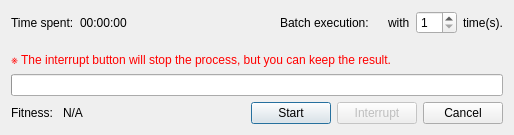
<?xml version="1.0" encoding="UTF-8"?>
<ui version="4.0">
 <class>Dialog</class>
 <widget class="QDialog" name="Dialog">
  <property name="geometry">
   <rect>
    <x>0</x>
    <y>0</y>
    <width>514</width>
    <height>135</height>
   </rect>
  </property>
  <property name="windowTitle">
   <string>Dimensional Synthesis</string>
  </property>
  <property name="windowIcon">
   <iconset resource="../../../../icons.qrc">
    <normaloff>:/icons/dimensional_synthesis.png</normaloff>:/icons/dimensional_synthesis.png</iconset>
  </property>
  <property name="modal">
   <bool>true</bool>
  </property>
  <layout class="QVBoxLayout" name="verticalLayout">
   <item>
    <layout class="QHBoxLayout" name="horizontalLayout_2">
     <item>
      <widget class="QLabel" name="label_6">
       <property name="text">
        <string>Time spent:</string>
       </property>
      </widget>
     </item>
     <item>
      <widget class="QLabel" name="time_label">
       <property name="text">
        <string>00:00:00</string>
       </property>
      </widget>
     </item>
     <item>
      <spacer name="horizontalSpacer_2">
       <property name="orientation">
        <enum>Qt::Horizontal</enum>
       </property>
       <property name="sizeHint" stdset="0">
        <size>
         <width>40</width>
         <height>20</height>
        </size>
       </property>
      </spacer>
     </item>
     <item>
      <widget class="QLabel" name="label_4">
       <property name="text">
        <string>Batch execution:</string>
       </property>
      </widget>
     </item>
     <item>
      <widget class="QLabel" name="batch_label"/>
     </item>
     <item>
      <widget class="QLabel" name="label_7">
       <property name="text">
        <string>with</string>
       </property>
      </widget>
     </item>
     <item>
      <widget class="QSpinBox" name="loopTime">
       <property name="minimum">
        <number>1</number>
       </property>
       <property name="maximum">
        <number>10</number>
       </property>
      </widget>
     </item>
     <item>
      <widget class="QLabel" name="label_5">
       <property name="text">
        <string>time(s).</string>
       </property>
      </widget>
     </item>
    </layout>
   </item>
   <item>
    <spacer name="verticalSpacer">
     <property name="orientation">
      <enum>Qt::Vertical</enum>
     </property>
     <property name="sizeHint" stdset="0">
      <size>
       <width>20</width>
       <height>40</height>
      </size>
     </property>
    </spacer>
   </item>
   <item>
    <widget class="QLabel" name="label_2">
     <property name="text">
      <string>&lt;html&gt;&lt;head/&gt;&lt;body&gt;&lt;p&gt;&lt;span style=&quot; color:#ff0000;&quot;&gt;※ The interrupt button will stop the process, but you can keep the result.&lt;/span&gt;&lt;/p&gt;&lt;/body&gt;&lt;/html&gt;</string>
     </property>
     <property name="wordWrap">
      <bool>true</bool>
     </property>
    </widget>
   </item>
   <item>
    <widget class="QProgressBar" name="progressBar"/>
   </item>
   <item>
    <layout class="QHBoxLayout" name="horizontalLayout">
     <property name="spacing">
      <number>6</number>
     </property>
     <item>
      <widget class="QLabel" name="label_3">
       <property name="text">
        <string>Fitness: </string>
       </property>
      </widget>
     </item>
     <item>
      <widget class="QLabel" name="fitness_label">
       <property name="text">
        <string>N/A</string>
       </property>
      </widget>
     </item>
     <item>
      <spacer name="horizontalSpacer">
       <property name="orientation">
        <enum>Qt::Horizontal</enum>
       </property>
       <property name="sizeHint" stdset="0">
        <size>
         <width>40</width>
         <height>20</height>
        </size>
       </property>
      </spacer>
     </item>
     <item>
      <widget class="QPushButton" name="start_button">
       <property name="text">
        <string>Start</string>
       </property>
      </widget>
     </item>
     <item>
      <widget class="QPushButton" name="interrupt_button">
       <property name="enabled">
        <bool>false</bool>
       </property>
       <property name="text">
        <string>Interrupt</string>
       </property>
      </widget>
     </item>
     <item>
      <widget class="QDialogButtonBox" name="button_box">
       <property name="sizePolicy">
        <sizepolicy hsizetype="Fixed" vsizetype="Fixed">
         <horstretch>0</horstretch>
         <verstretch>0</verstretch>
        </sizepolicy>
       </property>
       <property name="standardButtons">
        <set>QDialogButtonBox::Cancel</set>
       </property>
      </widget>
     </item>
    </layout>
   </item>
  </layout>
 </widget>
 <resources>
  <include location="../../../../icons.qrc"/>
 </resources>
 <connections>
  <connection>
   <sender>button_box</sender>
   <signal>rejected()</signal>
   <receiver>Dialog</receiver>
   <slot>reject()</slot>
   <hints>
    <hint type="sourcelabel">
     <x>266</x>
     <y>213</y>
    </hint>
    <hint type="destinationlabel">
     <x>199</x>
     <y>149</y>
    </hint>
   </hints>
  </connection>
 </connections>
</ui>
